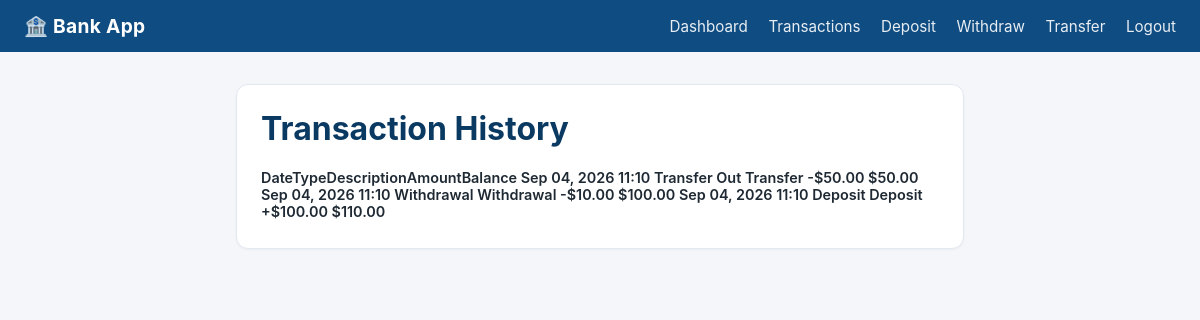
The page /transactions/ (signed in) on the database as committed earlier.
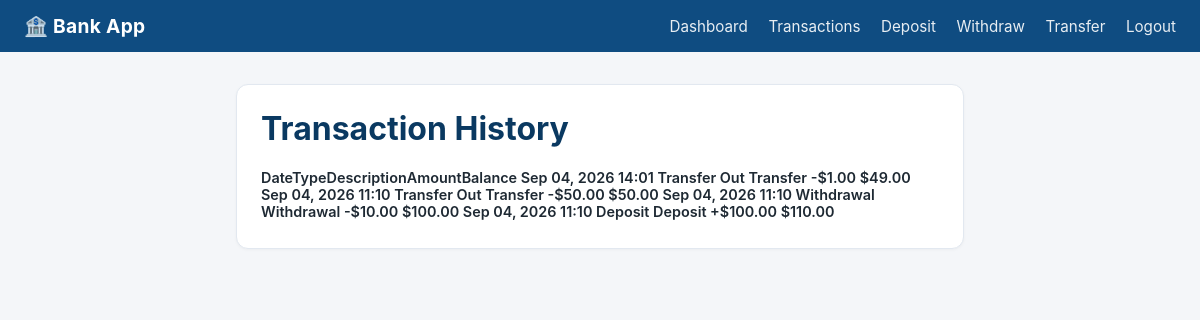
The same page on the database as committed later.
### bank/models.py (models this page shows, shortened)
class Transaction(models.Model):
    TRANSACTION_TYPES = [
        ('DEPOSIT', 'Deposit'),
        ('WITHDRAWAL', 'Withdrawal'),
        ('TRANSFER_OUT', 'Transfer Out'),
        ('TRANSFER_IN', 'Transfer In'),
    ]
    account = models.ForeignKey(Account, on_delete=models.CASCADE, related_name='transactions')
    transaction_type = models.CharField(max_length=15, choices=TRANSACTION_TYPES)
    amount = models.DecimalField(max_digits=12, decimal_places=2)
    balance_after = models.DecimalField(max_digits=12, decimal_places=2)
    description = models.CharField(max_length=255, blank=True)
    timestamp = models.DateTimeField(auto_now_add=True)
    class Meta:
        ordering = ['-timestamp']

### bank/views.py (the view)
# urls.py: path('transactions/', views.transactions_view, name='transactions'),
@login_required
def transactions_view(request):
    account = get_object_or_404(Account, user=request.user)
    transactions = account.transactions.all().order_by('-timestamp')
    return render(request, 'transactions.html', {'transactions': transactions, 'account': account})

### bank/templates/transactions.html (shortened to what this page needs)
{% extends 'base.html' %}
{% block content %}
<div class="card">
    <h1>Transaction History</h1>
    {% if transactions %}
    <label>
        <tr><th>Date</th><th>Type</th><th>Description</th><th>Amount</th><th>Balance</th></tr>
        {% for t in transactions %}
        <tr>
            <td>{{ t.timestamp|date:"M d, Y H:i" }}</td>
            <td>{{ t.get_transaction_type_display }}</td>
            <td>{{ t.description }}</td>
            <td class="{% if t.transaction_type == 'DEPOSIT' or t.transaction_type == 'TRANSFER_IN' %}amount-in{% else %}amount-out{% endif %}">
                {% if t.transaction_type == 'DEPOSIT' or t.transaction_type == 'TRANSFER_IN' %}+{% else %}-{% endif %}${{ t.amount }}
            </td>
            <td>${{ t.balance_after }}</td>
        </tr>
        {% endfor %}
    </label>
    {% else %}
    <p class="muted">No transactions yet.</p>
    {% endif %}
</div>
{% endblock %}

Rows that differ between the two databases and show on the page:
added Transaction: timestamp "Sep 04, 2026 14:01", transaction_type "Transfer Out", description "Transfer", amount "1.00", balance_after "49.00"
